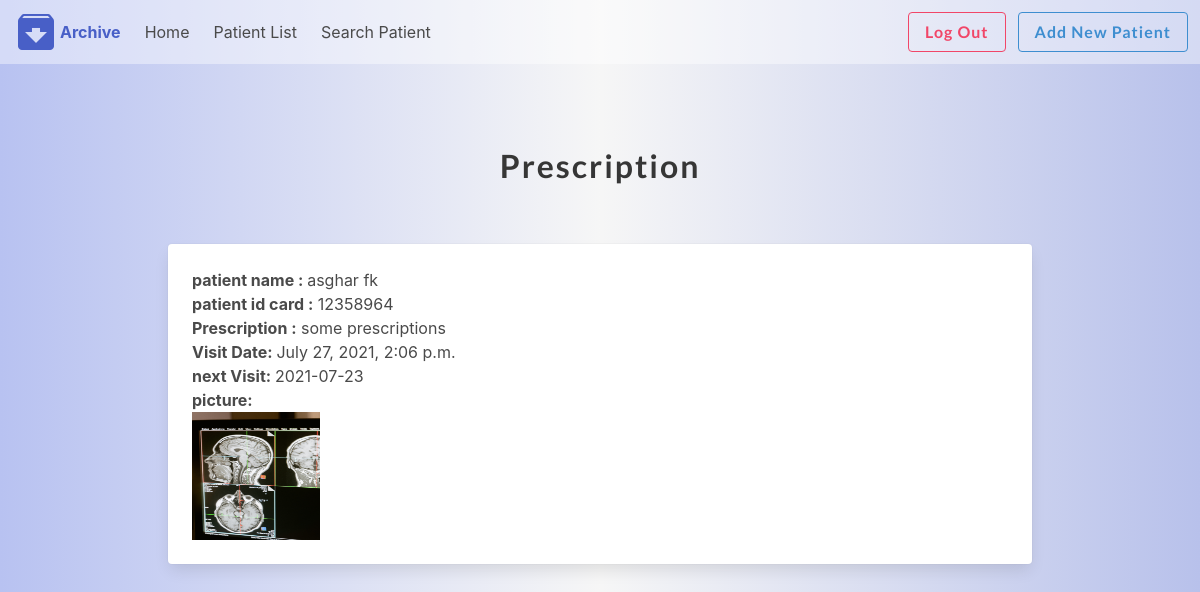
/patient/24/Prescription (signed in), run on the app's committed database.
### patienthistory/models.py (models this page shows, shortened)
class Patient(models.Model):
    drId = models.ForeignKey(User, on_delete=models.CASCADE, default=1)
    first_name = models.CharField(max_length=50, null=True, blank=True)
    last_name = models.CharField(max_length=50, null=True, blank=True)
    picture = models.ImageField(upload_to=user_directory_path, blank=True, null=True, verbose_name='Picture')
    phone = models.CharField(max_length=50, null=True, blank=True)
    about = models.TextField(max_length=300, null=True, blank=True)
    email = models.CharField(max_length=50, null=True, blank=True)
    Id_card_number = models.CharField(max_length=50, null=True, blank=True)
    location = models.CharField(max_length=50, null=True, blank=True)
    illness = models.CharField(max_length=50, null=True, blank=True)

class PatientHistory(models.Model):
    PatientId = models.ForeignKey(Patient, on_delete=models.CASCADE, blank=True, null=True)
    Prescription = models.TextField(max_length=300, null=True, blank=True)
    nextVisit = models.CharField(null=True, blank=True, max_length=30)
    picture = models.ImageField(upload_to=user_hitory_path, blank=True, null=True, verbose_name='Picture')
    VisitDate = models.DateTimeField(auto_now_add=True, blank=True)
    Description = models.TextField(max_length=300, null=True, blank=True)

### patienthistory/views.py (the view)
# urls.py: path('<history>/Prescription', views.Prescription, name='Prescription'),
@login_required
def Prescription(request, history):
    history = PatientHistory.objects.get(id=history)
    username = Patient.objects.get(id=history.PatientId_id)
    context = {'history': history,
               'username': username
               }
    return render(request, 'patienthistory/Prescription.html', context)

### patienthistory/templates/patienthistory/Prescription.html (shortened to what this page needs)
{% extends 'patienthistory/base.html' %}
{% block content %}
    <section class="section">
        <div class="container">
            <div class="columns is-mobile is-centered">
                <div class="column">
                    <br>
                    <div class="column">
                        <h1 class="title" style="text-align: center">
                            Prescription
                        </h1>
                    </div>
                    <section class="section">
                        <div class="container">
                            <div class="card">
                                <div class="card-content">
                                    <div class="content">
                                        <b> patient name : </b>{{ username.first_name }} {{ username.last_name }} <br>
                                        <b>patient id card :</b> {{ username.Id_card_number }} <br>
                                        <b>Prescription :</b> {{ history.Prescription }} <br>
                                        <b>Visit Date: </b> {{ history.VisitDate }} <br>
                                        {% if history.nextVisit %}
                                            <b>next Visit: </b> {{ history.nextVisit }}<br>
                                        {% endif %}
                                        {% if history.picture %}
                                            <b>picture: </b>
                                            <a href="{{ history.picture.url }}">
                                                <img class="image is-128x128"
                                                     src="{{ history.picture.url }}"
                                                     alt="Image">
                                            </a>
                                        {% endif %}
                                    </div>
                                </div>
                            </div>
                        </div>
                    </section>
                </div>
            </div>
        </div>
    </section>
{% endblock %}

### patienthistory/static/patienthistory/style.css (style rules this page uses)
body { margin: 0; }
h1 { font-family: 'Lato', sans-serif; font-weight: 300; letter-spacing: 2px; font-size: 48px; }

### data on the page
Patient: first_name "asghar", last_name "fk", Id_card_number "12358964"
PatientHistory: Prescription "some prescriptions", VisitDate "July 27, 2021, 2:06 p.m.", nextVisit "2021-07-23", picture (picture)
